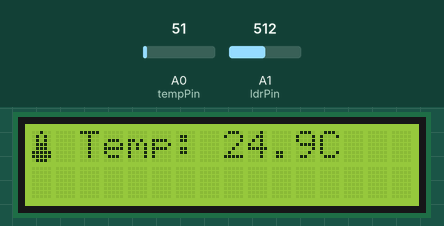
Bench run of a sketch on a simulated Arduino Uno, built with avr-gcc and run on an emulated ATmega328P. Parts: 16×2 character LCD. Wiring (inferred from the names in the program): character LCD (HD44780): RS pin 7; E pin 8; data pin 9, pin 10, pin 11, pin 12. The test bench sets the inputs (shaded band); at power-on: A0 (tempPin) = 51, A1 (ldrPin) = 512.

Above: at 1.3 s.
1.4 s: A0 (tempPin) set to 61
At 5.0 s:
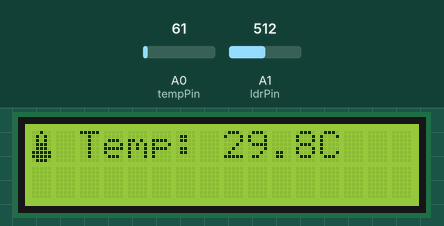
7.7 s: A1 (ldrPin) set to 716
At 11.0 s:
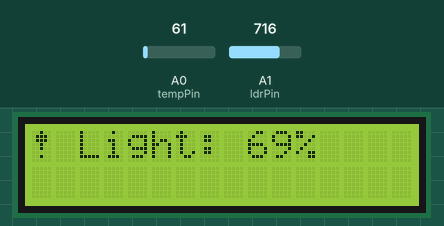
12.7 s: A0 (tempPin) set to 71
At 17.1 s:
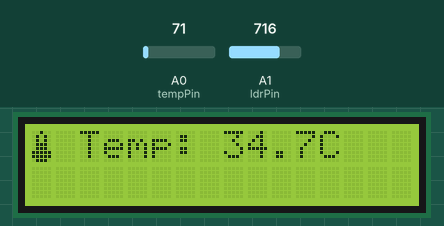
17.9 s: A1 (ldrPin) set to 900
At 19.8 s:
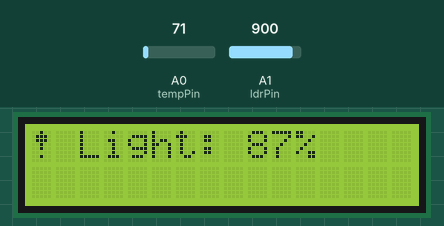
22.9 s: A0 (tempPin) set to 86
At 25.9 s:
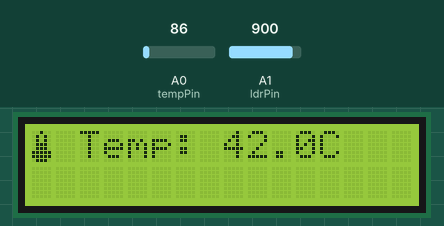
27.9 s: A1 (ldrPin) set to 1023
At 32.0 s:
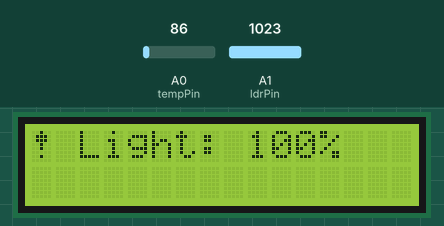
Timing chart, 0 to 33.5 s (numbered marks = the images above; inputs shaded):
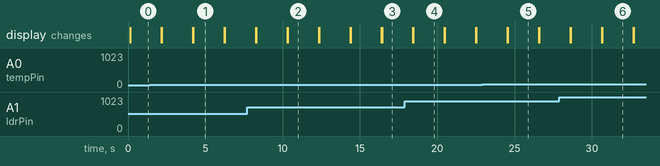

The sketch:

arduino_task.ino
```cpp
// lcd pin connections
const int rs = 7;
const int en = 8;
const int d4 = 9;
const int d5 = 10;
const int d6 = 11;
const int d7 = 12;

// sensors
const int tempPin = A0;
const int ldrPin = A1;

void pulseEnable() {
  digitalWrite(en, LOW);
  delayMicroseconds(1);
  digitalWrite(en, HIGH);
  delayMicroseconds(1);
  digitalWrite(en, LOW);
  delayMicroseconds(100);
}

void send4Bits(int value) {
  digitalWrite(d4, (value >> 0) & 0x01);
  digitalWrite(d5, (value >> 1) & 0x01);
  digitalWrite(d6, (value >> 2) & 0x01);
  digitalWrite(d7, (value >> 3) & 0x01);
}

void lcdCmd(byte cmd) {
  digitalWrite(rs, LOW);
  send4Bits(cmd >> 4);
  pulseEnable();
  send4Bits(cmd & 0x0F);
  pulseEnable();
  delay(2);
}

void lcdChar(byte data) {
  digitalWrite(rs, HIGH);
  send4Bits(data >> 4);
  pulseEnable();
  send4Bits(data & 0x0F);
  pulseEnable();
  delay(2);
}

void lcdInit() {
  delay(50);
  send4Bits(0x03);
  pulseEnable();
  delay(5);
  pulseEnable();
  delayMicroseconds(150);
  pulseEnable();

  send4Bits(0x02);  // 4-bit mode
  pulseEnable();

  lcdCmd(0x28);     // 2-line, 5x8
  lcdCmd(0x0C);     // display on, cursor off
  lcdCmd(0x06);     // entry mode
  lcdCmd(0x01);     // clear
  delay(5);
}

void lcdClear() {
  lcdCmd(0x01);
  delay(2);
}

void lcdSetCursor(byte col, byte row) {
  byte row_offsets[] = {0x00, 0x40};
  lcdCmd(0x80 | (col + row_offsets[row]));
}

void lcdPrint(const char* str) {
  while (*str) {
    lcdChar(*str++);
  }
}

void lcdPrintFloat(float val, int precision = 1) {
  char buffer[16];
  dtostrf(val, 0, precision, buffer);
  lcdPrint(buffer);
}

void lcdCreateChar(byte location, byte charmap[]) {
  location &= 0x7;
  lcdCmd(0x40 | (location << 3));
  for (int i = 0; i < 8; i++) {
    lcdChar(charmap[i]);
  }
}

// custom characters
byte thermometer[8] = {
  B00100,
  B01010,
  B01010,
  B01110,
  B01110,
  B11111,
  B11111,
  B01110
};

byte lightBulb[8] = {
  B00100,
  B01110,
  B01110,
  B00100,
  B00100,
  B00000,
  B00100,
  B00000
};

void setup() {
  for (int pin = rs; pin <= d7; pin++) {
    pinMode(pin, OUTPUT);
  }

  lcdInit();
  lcdCreateChar(0, thermometer);
  lcdCreateChar(1, lightBulb);
}

void loop() {
  int rawValue = analogRead(tempPin);
  float voltage = rawValue * (5.0 / 1023.0);
  float tempC = voltage / 0.01;

  lcdClear();
  lcdSetCursor(0, 0);
  lcdChar(0);  // thermometer
  lcdPrint(" Temp: ");
  lcdPrintFloat(tempC, 1);
  lcdPrint("C");

  delay(2000);

  int lightRaw = analogRead(ldrPin);
  int lightLevel = map(lightRaw, 0, 1023, 0, 100);

  lcdClear();
  lcdSetCursor(0, 0);
  lcdChar(1);  // light bulb
  lcdPrint(" Light: ");
  lcdPrintFloat(lightLevel, 0);
  lcdPrint("%");

  delay(2000);
}
```

Measured:
- what the display in image 1 shows lasts 2.0 s, from 4.2 s to 6.2 s
